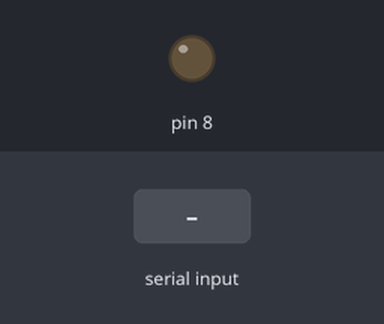
The sketch below on a simulated Arduino Uno, built with avr-gcc and run on an emulated ATmega328P. On the bench: output pins drawn as LEDs (lit = HIGH). Dashed ring = blinking. Inputs (shaded band) come from the test bench.

Above: at 1.2 s.
1.3 s: "90,45\n" received over Serial
At 2.05 s:
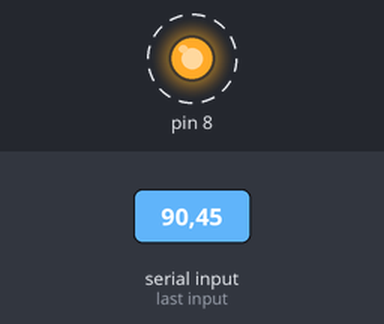
Timing chart, 0 to 10.3 s (numbered marks = the images above; inputs shaded):
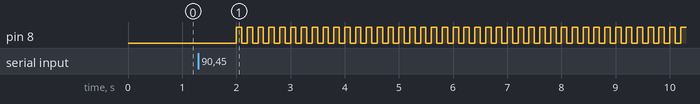

The sketch:

0921_LAB5.ino
```cpp
void setup() {
Serial.begin(9600);
pinMode(8,OUTPUT);
}


int num;
void loop() {
  if(Serial.available()>0){
    num = Serial.parseInt();

    for(int i=0;i<num;i++){
      digitalWrite(8,HIGH);
      delay(100);
      digitalWrite(8,LOW);
      delay(100);
    }
  }

delay(1000);

}
```

Measured:
- after the input at 1.3 s, pin 8: alternates HIGH for 0.10 s and LOW for 0.10 s, starting after 0.70 s
